Frame 1 (no input): blank canvas, image omitted
Frame 60 (no input): blank canvas, image omitted
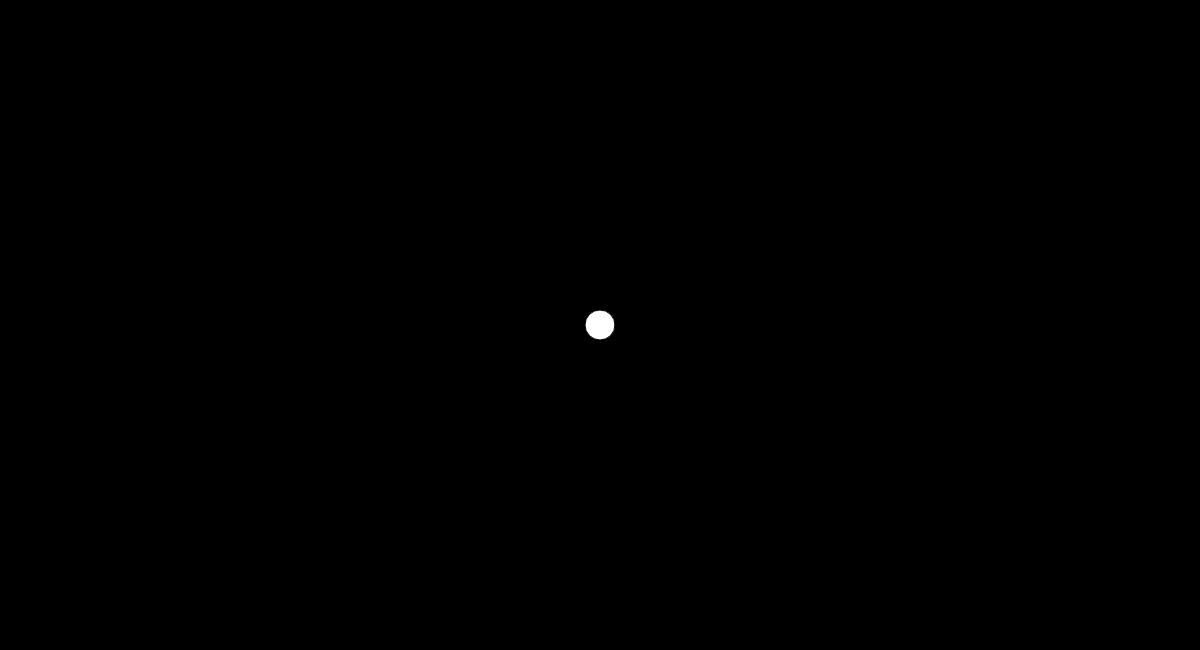
Frame 120 (the mouse pressed at the canvas centre since frame 60)

The p5.js sketch whose frames 1 and 60 were blank and that drew this single picture after the mouse press (run headless with seeded random() and noise() and a simulated clock; from frame 60 on, the mouse is pressed at the canvas centre):

// p5.js sketch
// ── sketch.js
var letters = [];
var locX = [];
var locY = [];
var sizes = [];
var directions = [];
var startSize = 140;
var CANVAS_WIDTH = 1200;
var CANVAS_HEIGHT = 650;

//Constants to determine the direction that a letter is travelling
var DIAG_UL = 0;
var DIAG_UR = 1;
var DIAG_DL = 2;
var DIAG_DR = 3;

function setup(){
    createCanvas(CANVAS_WIDTH, CANVAS_HEIGHT);
    noCursor();
}

function draw(){
    //Draw background
    background("black");

    //Draw cursor
    fill("white");
    ellipse(mouseX, mouseY, 30, 30);

    //Draw letters
    for(i = 0; i < letters.length; i+=4){
        size = sizes[i];
        if(size > 0){
            textSize(size);
            fill(random()*255, random()*255, random()*255);

            for(j = i; j < i+4; j++){
                yoffset = random() * 20;
                xoffset = random() * 20;
                x = locX[j];
                y = locY[j];
                d = directions[j]
                if(d == DIAG_UL){
                    xoffset *= -1;
                    yoffset *= -1;
                    if(x <= 0 && y <= 0){
                        directions[j] = DIAG_DR;
                    }else if(x <= 0){
                        directions[j] = DIAG_UR;
                    }else if(y <= 0){
                        directions[j] = DIAG_DL;
                    }
                }else if(d == DIAG_UR){
                    yoffset *= -1;
                    if(x >= CANVAS_WIDTH && y <= 0){
                        directions[j] = DIAG_DL;
                    }else if(x >= CANVAS_WIDTH){
                        directions[j] = DIAG_UL;
                    }else if(y <= 0){
                        directions[j] = DIAG_DR;
                    }
                }else if(d == DIAG_DL){
                    xoffset *= -1;
                    if(x <= 0 && y >= CANVAS_HEIGHT){
                        directions[j] = DIAG_UR;
                    }else if(x <= 0){
                        directions[j] = DIAG_DR;
                    }else if(y >= CANVAS_HEIGHT){
                        directions[j] = DIAG_UL;
                    }
                }else if(d == DIAG_DR){
                    if(x >= CANVAS_WIDTH && y >= CANVAS_HEIGHT){
                        directions[j] = DIAG_UL;
                    }else if(x >= CANVAS_WIDTH){
                        directions[j] = DIAG_DL;
                    }else if(y >= CANVAS_HEIGHT){
                        directions[j] = DIAG_UR;
                    }
                }
                locX.splice(j, 1, x + xoffset);
                locY.splice(j, 1, y + yoffset);
                text(letters[j], locX[j], locY[j]);
            }

            sizes.splice(i, 4, size - 1, size - 1, size - 1, size - 1);
        }else{
            letters.splice(i, 4);
            locX.splice(i, 4);
            locY.splice(i, 4);
            sizes.splice(i, 4);
            directions.splice(i, 4);
            i -= 4;
        }
    }

}

function keyPressed(){
    if(key.length == 1){
        for(i = 0; i < 4; i++){
            letters.push(key);
            locX.push(mouseX);
            locY.push(mouseY);
            sizes.push(startSize);
        }
    directions.push(DIAG_UL);
    directions.push(DIAG_UR);
    directions.push(DIAG_DL);
    directions.push(DIAG_DR);
    }
}
